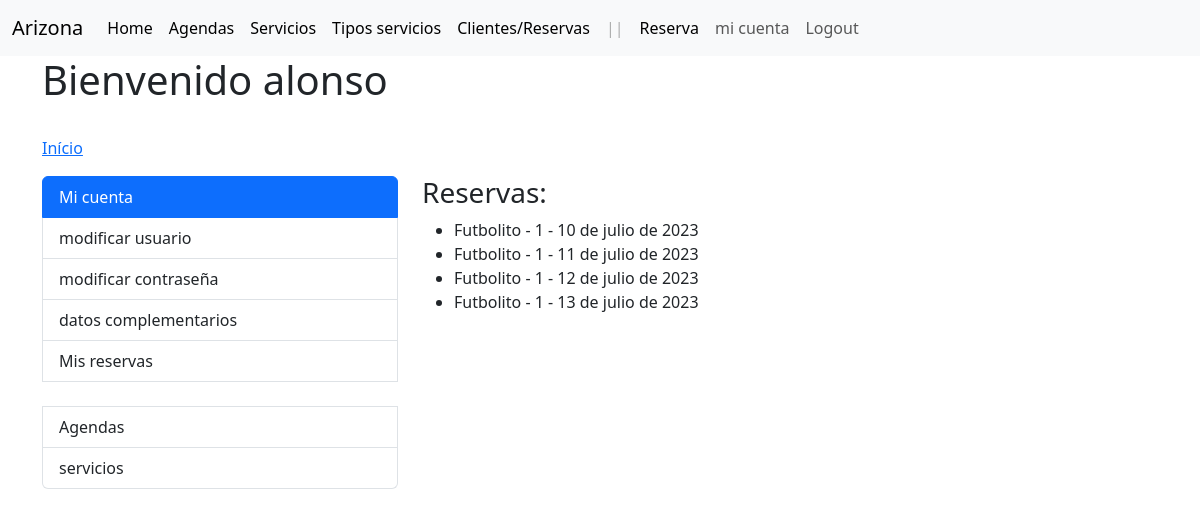
The page /clientes/reservas_user/ (signed in) on the database as committed earlier.
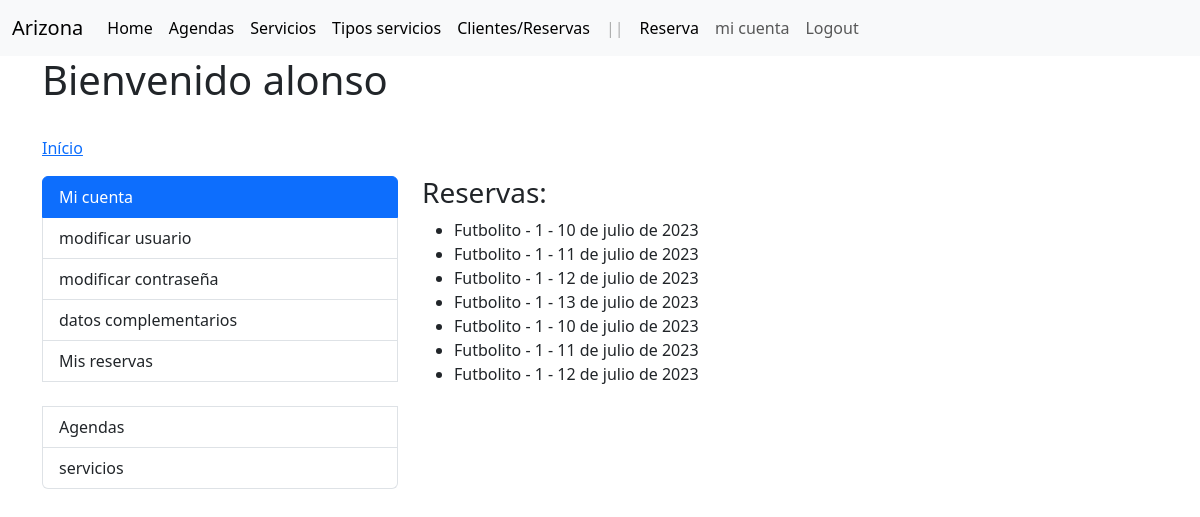
The same page on the database as committed later.
### client/models.py (models this page shows, shortened)
class Reserva(models.Model):
    cliente = models.ForeignKey(Cliente, on_delete=models.CASCADE)
    agenda = models.ForeignKey(Agenda, on_delete=models.CASCADE)
    dia = models.DateField()
    confirmada = models.BooleanField(default=False)
    class Meta:
        unique_together = ('agenda', 'cliente', 'dia')

### services/models.py (models this page shows, shortened)
class Agenda(models.Model):
    cancha = models.ForeignKey(Cancha, on_delete=models.CASCADE)
    horario = models.ForeignKey(Horario, on_delete=models.CASCADE)
    disponible = models.BooleanField(default=True)
    class Meta:
        verbose_name = _('Agenda')
        verbose_name_plural = _('Agendas')
        unique_together = ('cancha', 'horario')

class Cancha(models.Model):
    NUMERACION_CHOICES = [
        ('1', 'Cancha 1'),
        ('2', 'Cancha 2'),
        ('3', 'Cancha 3'),
        ('4', 'Cancha 4'),
        ('5', 'Cancha 5'),
        ('6', 'Cancha 6'),
        ('7', 'Cancha 7'),
        ('8', 'Cancha 8'),
    ]
    numeracion = models.CharField(max_length=10, choices=NUMERACION_CHOICES)
    tipo = models.ForeignKey(TipoCancha, on_delete=models.CASCADE, related_name='canchas')
    class Meta:
        verbose_name = _('Cancha')
        verbose_name_plural = _('Canchas')

class TipoCancha(models.Model):
    nombre = models.CharField(max_length=50)
    precio = models.DecimalField(max_digits=8, decimal_places=0)
    descripcion = models.TextField()
    class Meta:
        verbose_name = _('Tipo de Cancha')
        verbose_name_plural = _('Tipos de Canchas')

### client/views.py (the view)
# urls.py: path('reservas_user/', views.listar_reservas_usuario, name='listar_reservas_usuario'),
@login_required(login_url='login')
def listar_reservas_usuario(request):
    try:
        cliente = request.user.cliente
    except Cliente.DoesNotExist:
        messages.warning(request, 'Necesitas crear un Cliente para acceder a esta página')
        return redirect(reverse('client:cliente_create'))
    reservas = Reserva.objects.filter(cliente=cliente)
    return render(request, 'reserva/listar_reservas_usuario.html', {'reservas': reservas})

### client/templates/reserva/listar_reservas_usuario.html
{% extends "accounts/index.html" %}
{% block accounts_container %}
<h3>Reservas:</h3>
<ul>
    {% for reserva in reservas %}
        <li>{{ reserva.agenda.cancha.tipo.nombre }} - {{ reserva.agenda.cancha.numeracion }} - {{ reserva.dia }}</li>
    {% empty %}
        <li>No hay reservas</li>
    {% endfor %}
</ul>
{% endblock %}

Rows that differ between the two databases and show on the page:
added Reserva: agenda.cancha.tipo.nombre "Futbolito", agenda.cancha.numeracion "1", dia "10 de julio de 2023"
added Reserva: agenda.cancha.tipo.nombre "Futbolito", agenda.cancha.numeracion "1", dia "11 de julio de 2023"
added Reserva: agenda.cancha.tipo.nombre "Futbolito", agenda.cancha.numeracion "1", dia "12 de julio de 2023"
